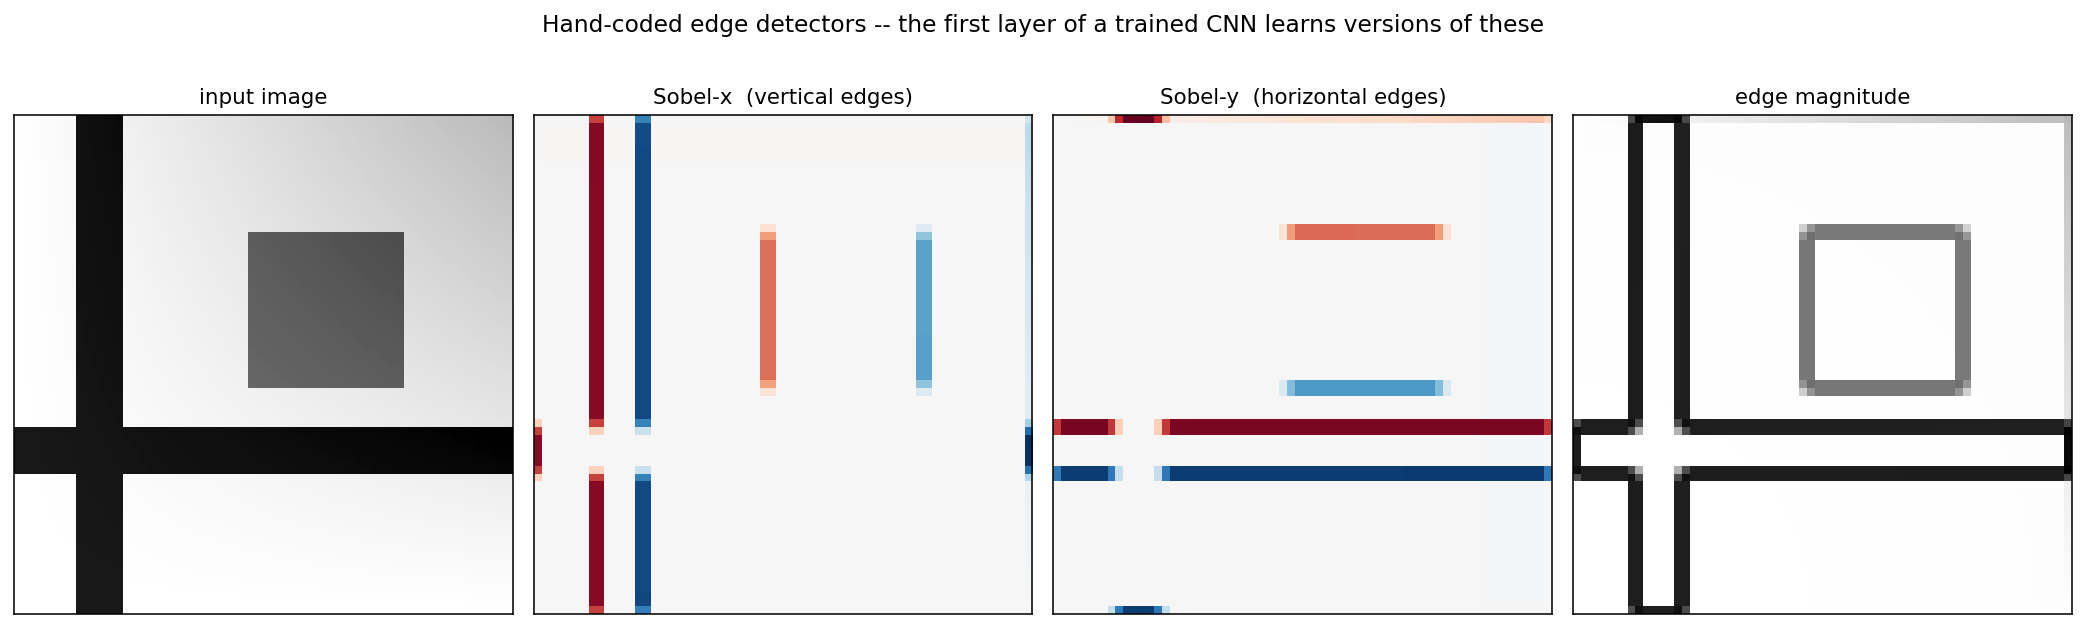

The script that saved this image:
"""Sobel-x / Sobel-y / edge magnitude on a synthetic geometric image.

Output: diagram_filters.png
"""

import numpy as np
import matplotlib.pyplot as plt

from from_scratch import conv2d_naive, SOBEL_X, SOBEL_Y


def make_geo_image(size=64):
    img = np.zeros((size, size), dtype=float)
    # vertical stripe
    img[:, 8:14] = 1.0
    # horizontal stripe
    img[40:46, :] = 1.0
    # diagonal-ish square
    img[15:35, 30:50] = 0.6
    # smooth gradient corner
    yy, xx = np.meshgrid(np.linspace(0, 1, size), np.linspace(0, 1, size), indexing="ij")
    img += 0.3 * (1 - yy) * xx
    return img


def main():
    img = make_geo_image(64)
    sx = conv2d_naive(img, SOBEL_X, padding=1)
    sy = conv2d_naive(img, SOBEL_Y, padding=1)
    mag = np.sqrt(sx ** 2 + sy ** 2)

    fig, axes = plt.subplots(1, 4, figsize=(15, 4.5))

    for ax, im, title in [
        (axes[0], img, "input image"),
        (axes[1], sx, "Sobel-x  (vertical edges)"),
        (axes[2], sy, "Sobel-y  (horizontal edges)"),
        (axes[3], mag, "edge magnitude"),
    ]:
        if title == "input image":
            ax.imshow(im, cmap="gray_r")
        elif title == "edge magnitude":
            ax.imshow(im, cmap="gray_r")
        else:
            v = max(abs(im.min()), abs(im.max()))
            ax.imshow(im, cmap="RdBu_r", vmin=-v, vmax=v)
        ax.set_title(title, fontsize=11)
        ax.set_xticks([]); ax.set_yticks([])

    fig.suptitle("Hand-coded edge detectors -- the first layer of a trained CNN learns versions of these",
                 fontsize=12, y=1.02)
    fig.tight_layout()
    fig.savefig("diagram_filters.png", dpi=140, bbox_inches="tight")
    print("wrote diagram_filters.png")


if __name__ == "__main__":
    main()
